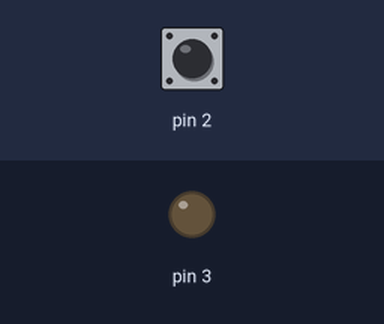
A sketch run on a simulated Arduino Uno, built with avr-gcc and run on an emulated ATmega328P. Shown: output pins drawn as LEDs (lit = HIGH). Inputs (shaded band) come from the test bench; at power-on: pin 2 HIGH.

Above: at 1.2 s.
1.3 s: pin 2 pulled LOW for 0.15 s
At 2.1 s:
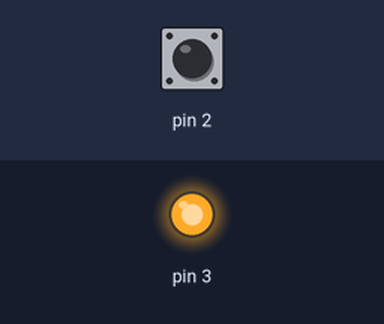
2.9 s: pin 2 pulled LOW for 1 s
At 4.6 s:
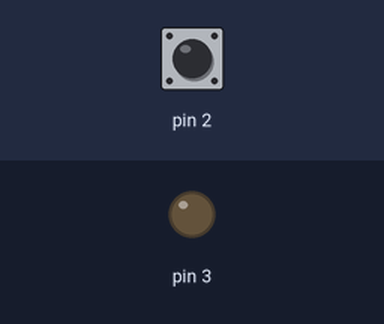
5.4 s: pin 2 pulled LOW for 3.2 s
At 9.4 s:
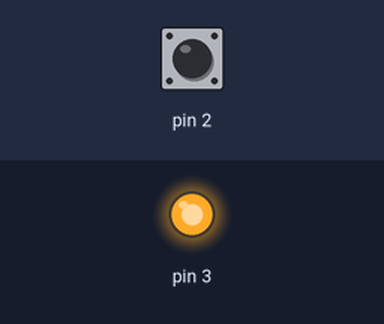
Timing chart, 0 to 10.9 s (numbered marks = the images above; inputs shaded):
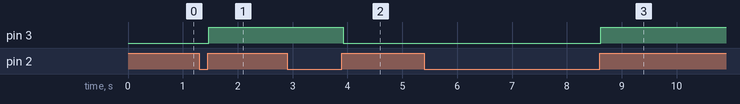

The sketch:

sketch_nov04a.ino
```cpp
void setup() {

  pinMode(2, INPUT_PULLUP);
  pinMode(3, OUTPUT);
}

boolean stan = 1;

void loop() {
if (digitalRead(2) == HIGH)
{
delay(20);
stan =! stan;
digitalWrite(3,stan);
while(digitalRead(2) == HIGH);
delay(20);
}


}
```

Measured:
- after the input at 1.3 s, pin 3: LOW → HIGH after 0.17 s
- after the input at 2.9 s, pin 3: HIGH → LOW after 1.0 s
- after the input at 5.4 s, pin 3: LOW → HIGH after 3.2 s
